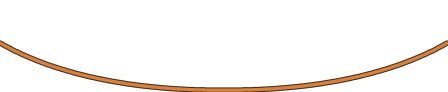
#> input picture cartoon/mod/graphics/overrides/core/copper-wire.png, 448 x 92 px, found by its file name
$ python wire.py
#> lines starting #> are read from the running program, lines starting #| are printed output that depends on the picture
### pixel/pillow/palette.py
"""Palette partagée du style pixel art (relevée à l'œil sur l'image de référence krank.love).

Règle : jamais de noir pur ; les ombres glissent vers le bleu/violet, les lumières vers le jaune/cyan.
"""


def hx(s):
    s = s.lstrip("#")
    return tuple(int(s[i:i + 2], 16) for i in (0, 2, 4)) + (255,)


P = {
    # herbe et sol
    "grass_light": hx("a5ef6b"), "grass": hx("7fdc60"), "grass_shade": hx("3dbb5e"), "grass_dark": hx("2a9a55"),
    "sand": hx("ffc873"),
    # acier
    "steel_dark": hx("3f4d66"), "steel": hx("5e7088"), "steel_mid": hx("8aa0b4"), "steel_light": hx("b3c4d2"),
    "white": hx("eef3f6"),
    # bleu (machine niveau 2)
    "blue_out": hx("24407f"), "blue_dark": hx("2f6bc4"), "blue": hx("3c9be8"), "blue_light": hx("78c6f7"),
    "cyan": hx("6fe8f7"), "cyan_light": hx("c4f8fb"),
    # orange / rouge
    "tan": hx("f7c06a"), "orange": hx("f0944f"), "orange_dark": hx("d8643f"), "red": hx("b03a48"), "maroon": hx("6e2540"),
}

# Rampes par niveau d'assembleur, reprenant les couleurs de Factorio / du mod cartoon
# (1 = tôle gris-vert, 2 = acier bleu, 3 = olive). Chaque rampe : contour, ombre, ton moyen, lumière.
TIERS = {
    1: dict(wall=("3f4a45", "62705f", "8d9a82", "bccaa8"), panel=("2d4a66", "3f77a8", "5aa0d4")),
    2: dict(wall=("26405c", "3d6490", "5b8cbb", "93bde0"), panel=("1b2f50", "2f4b78", "4a6fa3")),
    3: dict(wall=("4d531f", "727b2f", "9aa543", "c9d472"), panel=("3a4017", "5a6226", "7c872f")),
}
for _t, _d in TIERS.items():
    for _i, _n in enumerate(("out", "dark", "mid", "light")):
        P[f"w{_t}_{_n}"] = hx(_d["wall"][_i])
    for _i, _n in enumerate(("out", "dark", "mid")):
        P[f"p{_t}_{_n}"] = hx(_d["panel"][_i])

# Chevrons des convoyeurs : clair, ombre (jaune = basique, rouge = rapide, bleu = express, comme dans Factorio).
# Tons volontairement sourds pour rester dans la gamme des machines.
BELT = {
    "yellow": (hx("e8b85a"), hx("a8743a")),
    "red": (hx("dc6a5e"), hx("8e3a48")),
    "blue": (hx("6cb4dc"), hx("3f6fa8")),
    "green": (hx("92cf5c"), hx("4f8a3f")),      # turbo (Space Age)
}

### pixel/pillow/wire.py
"""Câbles électriques en pixel art : cuivre, vert et rouge, avec leur ombre.

Le jeu étire une texture de 448 x 92 px (échelle 0,5) entre deux points d'attache : la courbe du câble (une chaînette)
y est dessinée de bout en bout. On reprend exactement la courbe de l'original, colonne par colonne, mais sans
anti-aliasing et avec des couleurs de la palette : un trait de 4 px (2 px de jeu) fait de deux tons, clair dessus et
foncé dessous. Les images « highlight » (câble sélectionné) restent celles du jeu.

Usage : python pixel/pillow/wire.py <dossier_sortie>
"""
import os, sys
from PIL import Image

sys.path.insert(0, os.path.dirname(os.path.abspath(__file__)))
from palette import P, hx

CORE = "/mnt/c/Program Files (x86)/Steam/steamapps/common/Factorio/data/core/graphics/"
WIRES = {
    "copper-wire": (hx("f0a458"), hx("b0603a")),
    "green-wire": (hx("86d65c"), hx("3d8a4a")),
    "red-wire": (hx("e8766a"), hx("8e3a48")),
}


def center_curve():
    """Hauteur du centre du trait pour chaque colonne de la texture d'origine."""
    src = Image.open(CORE + "copper-wire.png").convert("RGBA")
    ys = []
    for x in range(src.width):
        col = [(y, src.getpixel((x, y))[3]) for y in range(src.height) if src.getpixel((x, y))[3] > 0]
        tot = sum(a for _, a in col)
        ys.append(sum(y * a for y, a in col) / tot if tot else None)
    return ys


def wire(light, dark, curve):
    img = Image.new("RGBA", (448, 92), (0, 0, 0, 0))
    for x, yc in enumerate(curve):
        if yc is None:
            continue
        # courbe quantifiée par pas de 4 px (1 px d'art) pour garder des paliers nets
        y0 = int(round(yc / 4.0)) * 4 - 2
        xb = x // 4
        for dy in range(4):
            c = light if dy < 2 else dark
            if 0 <= y0 + dy < 92:
                img.putpixel((x, y0 + dy), c)
    return img


def shadow(curve):
    img = Image.new("RGBA", (448, 92), (0, 0, 0, 0))
    for x, yc in enumerate(curve):
        if yc is None:
            continue
        y0 = int(round(yc / 4.0)) * 4 - 2
        for dy in range(4):
            if 0 <= y0 + dy < 92:
                img.putpixel((x, y0 + dy), (0, 0, 0, 255))
    return img


def build():
    curve = center_curve()
#> in center_curve, src is the input picture: PIL image 448x92 RGBA; mean R, G, B, A 9.9, 6.1, 3.1, 15.2
#> the loop in center_curve, `for x in range(src.width):` made 448 passes
#> tot on passes 1 to 3: 1486, 1534, 1576
#> after the loop in center_curve, `for x in range(src.width):`: ys = 448 values, max 89.19 at index 206, min 42.7 at index 447, mean 75.92
    out = {name: wire(l, d, curve) for name, (l, d) in WIRES.items()}
    out["wire-shadow"] = shadow(curve)
    return out


if __name__ == "__main__":
    o = sys.argv[1] if len(sys.argv) > 1 else "out"
    os.makedirs(o, exist_ok=True)
    for name, img in build().items():
#> in build, `curve = center_curve()`: curve has the same summary as ys in center_curve
#> in wire, `img = Image.new("RGBA", (448, 92), (0, 0, 0, 0))`: img: PIL image 448x92 RGBA; every value is 0
#> the loop in wire, `for x, yc in enumerate(curve):` made 448 passes
#> (yc, y0, xb) on passes 1 to 3: (42.89, 42, 0), (43.32, 42, 0), (43.9, 42, 0)
#> after the loop in wire, `for x, yc in enumerate(curve):`:
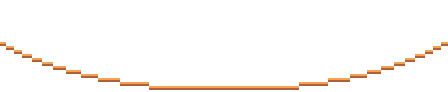
#> img: PIL image 448x92 RGBA; mean R, G, B, A 9, 5.7, 3.2, 11.1; transparent parts drawn white
#> call 2 of wire, with light = (134, 214, 92, 255), dark = (61, 138, 74, 255)
#> the loop in wire (call 2), `for x, yc in enumerate(curve):` made 448 passes
#> after the loop in wire (call 2), `for x, yc in enumerate(curve):`:
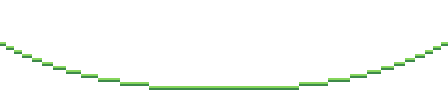
#> img: PIL image 448x92 RGBA; mean R, G, B, A 4.2, 7.7, 3.6, 11.1; transparent parts drawn white
#> call 3 of wire, with light = (232, 118, 106, 255), dark = (142, 58, 72, 255)
#> the loop in wire (call 3), `for x, yc in enumerate(curve):` made 448 passes
#> after the loop in wire (call 3), `for x, yc in enumerate(curve):`:
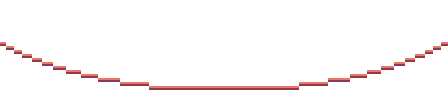
#> img: PIL image 448x92 RGBA; mean R, G, B, A 8.1, 3.8, 3.9, 11.1; transparent parts drawn white
#> in build, `out = {name: wire(l, d, curve) for name, (l, d) in WIRES.items()}`: out = 3 items
#> the loop in shadow, `for x, yc in enumerate(curve):` made 448 passes
#> (yc, y0) on passes 1 to 3: (42.89, 42), (43.32, 42), (43.9, 42)
#> after the loop in shadow, `for x, yc in enumerate(curve):`:
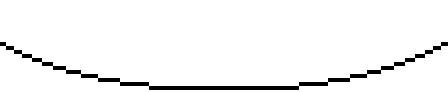
#> img: PIL image 448x92 RGBA; mean R, G, B, A 0, 0, 0, 11.1; transparent parts drawn white
        img.save(f"{o}/{name}.png")
